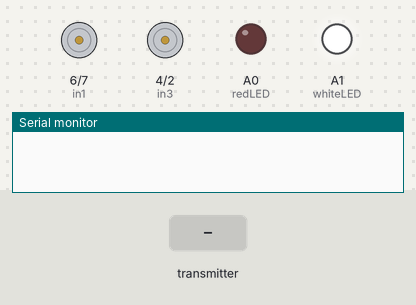
The sketch below on a simulated Arduino Uno, built with avr-gcc and run on an emulated ATmega328P. Parts: motor-driver pin pairs drawn as motors (green arrow = first pin HIGH = forward, orange = second pin HIGH = backward, longer = more drive, scaled by the enable pin), output pins drawn as LEDs (lit = HIGH), the last lines printed to the serial monitor. Inputs (shaded band) come from the test bench. No radio packets arrive unless stated.

Above: at 1.2 s.
1.3 s: the transmitter starts sending channel.0 = 0
At 2.5 s:
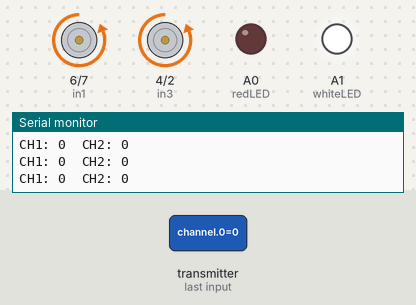
2.8 s: the transmitter starts sending channel.1 = 512
At 3.6 s:
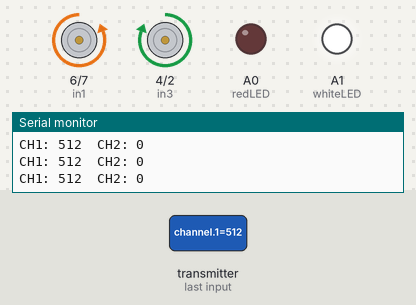
4.3 s: the transmitter starts sending channel.0 = 256
At 4.8 s:
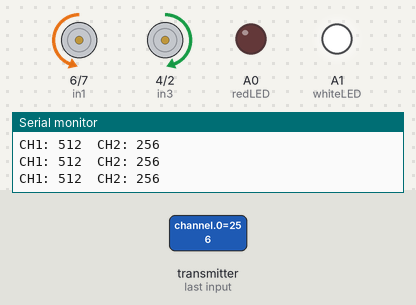
5.8 s: the transmitter starts sending channel.1 = 0
At 7.0 s:
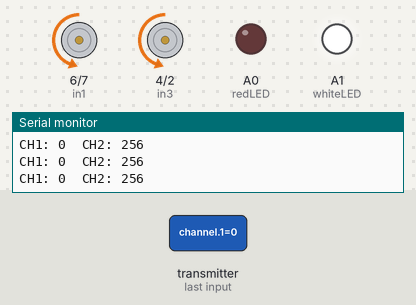
7.3 s: the transmitter starts sending channel.0 = 512
At 8.2 s:
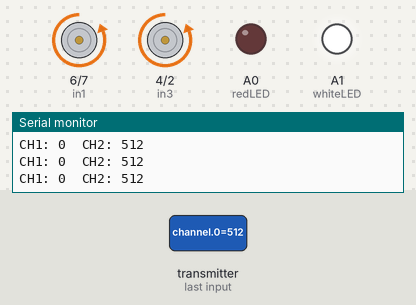
8.8 s: the transmitter starts sending channel.1 = 1023
At 9.3 s:
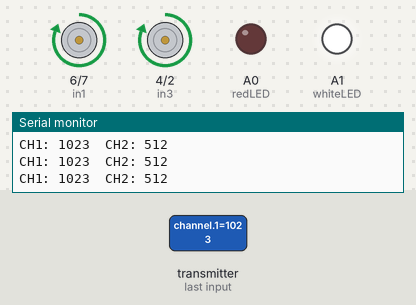
Timing chart, 0 to 11.3 s (numbered marks = the images above; inputs shaded):
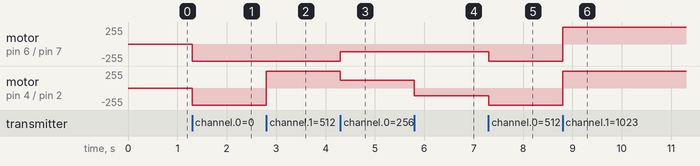

The sketch:

HAZITECH_Cybertruck_RX.ino
```cpp
#include <SPI.h>
#include <nRF24L01.h>
#include <RF24.h>

#define enA 5
#define in1 6
#define in2 7
#define in3 4
#define in4 2
#define enB 3
#define SERVO_PIN 10
#define redLED A0
#define whiteLED A1

RF24 radio(8, 9); // CE, CSN
const byte address[6] = "00001";
char receivedData[32] = "";
int CH1, CH2;
int motorSpeedA = 0;
int motorSpeedB = 0;
int channel[2];
bool txConnected = false;  // Új változó a TX kapcsolat állapotának tárolására

void setup()
{
  pinMode(enA, OUTPUT);
  pinMode(in1, OUTPUT);
  pinMode(in2, OUTPUT);
  pinMode(in3, OUTPUT);
  pinMode(in4, OUTPUT);
  pinMode(enB, OUTPUT);
  pinMode(redLED, OUTPUT);
  pinMode(whiteLED, OUTPUT);
  Serial.begin(9600);
  radio.begin();
  radio.openReadingPipe(0, address);
  radio.setPALevel(RF24_PA_MAX);
  radio.startListening();

  digitalWrite(in1, LOW);
  digitalWrite(in2, LOW);
  digitalWrite(in3, HIGH);
  digitalWrite(in4, LOW);
  digitalWrite(whiteLED, HIGH);
}

void loop()
{
  if (radio.available())
  {
    radio.read(channel, sizeof(channel));
    radio.read(&receivedData, sizeof(receivedData));
    CH2 = channel[0];
    CH1 = channel[1];

    // Ha a TX kapcsolatot érzékeli, akkor engedélyezi a vezérlőműveleteket
    txConnected = true;

    Serial.print("CH1: ");
    Serial.print(CH1);
    Serial.print("\tCH2: ");
    Serial.println(CH2);
  }
  else
  {
    // Ha nincs TX kapcsolat, letiltja a vezérlőműveleteket
    txConnected = false;

    motorSpeedA = 0;
    motorSpeedB = 0;
  }

  // Csak akkor hajtja végre a vezérlőműveleteket, ha a TX kapcsolat aktív
  if (txConnected)
  {
    if (CH2 < 470)
    {
      if (CH1 < 470)
      {
          forwardLeft();
        motorSpeedA = map(CH2, 470, 0, 0, 255);
        motorSpeedB = map(CH2, 470, 0, 0, 255);
      }
      else if (CH1 > 550)
      {
        forwardRight();
        motorSpeedA = map(CH2, 470, 0, 0, 255);
        motorSpeedB = map(CH2, 470, 0, 0, 255);
      }
      else
      {
        forward();
        motorSpeedA = map(CH2, 470, 0, 0, 255);
        motorSpeedB = map(CH2, 470, 0, 0, 255);
      }
    }
    else if (CH2 > 550)
    {
      if (CH1 < 470)
      {
        backwardLeft();
        motorSpeedA = map(CH2, 550, 1023, 0, 255);
        motorSpeedB = map(CH2, 550, 1023, 0, 255);
      }
      else if (CH1 > 550)
      {
        backwardRight();
        motorSpeedA = map(CH2, 550, 1023, 0, 255);
        motorSpeedB = map(CH2, 550, 1023, 0, 255);
      }
      else
      {
        backward();
        motorSpeedA = map(CH2, 550, 1023, 0, 255);
        motorSpeedB = map(CH2, 550, 1023, 0, 255);
      }
    }
    else if (CH1 < 470)
    {
      left();
      motorSpeedA = map(CH1, 470, 0, 0, 255);
      motorSpeedB = map(CH1, 470, 0, 0, 255);
    }
    else if (CH1 > 550)
    {
      right();
      motorSpeedA = map(CH1, 550, 1023, 0, 255);
      motorSpeedB = map(CH1, 550, 1023, 0, 255);
    }
    else
    {
      motorSpeedA = 0;
      motorSpeedB = 0;
      digitalWrite(redLED, LOW);
    }

    analogWrite(enA, motorSpeedA);
    analogWrite(enB, motorSpeedB);
  }
}
void backward() {
  digitalWrite(in1, HIGH);
  digitalWrite(in2, LOW);
  digitalWrite(in3, LOW);
  digitalWrite(in4, HIGH);
  backwardLamp(); // Hátrafelé mozgásnál világít a lámpa
}

void backwardLeft() {
  digitalWrite(in1, HIGH);
  digitalWrite(in2, LOW);
  digitalWrite(in3, HIGH);
  digitalWrite(in4, LOW);
  backwardLamp(); // Hátrafelé mozgásnál világít a lámpa
}

void backwardRight() {
  digitalWrite(in1, LOW);
  digitalWrite(in2, HIGH);
  digitalWrite(in3, LOW);
  digitalWrite(in4, HIGH);
  backwardLamp(); // Hátrafelé mozgásnál világít a lámpa
}

void forward() {
  digitalWrite(in1, LOW);
  digitalWrite(in2, HIGH);
  digitalWrite(in3, HIGH);
  digitalWrite(in4, LOW);
  digitalWrite(redLED, LOW); // Kikapcsolja a hátlámpát
}

void forwardLeft() {
  digitalWrite(in1, LOW);
  digitalWrite(in2, HIGH);
  digitalWrite(in3, LOW);
  digitalWrite(in4, HIGH);
  digitalWrite(redLED, LOW); // Kikapcsolja a hátlámpát
}

void forwardRight() {
  digitalWrite(in1, HIGH);
  digitalWrite(in2, LOW);
  digitalWrite(in3, HIGH);
  digitalWrite(in4, LOW);
  digitalWrite(redLED, LOW); // Kikapcsolja a hátlámpát
}

void left() {
  digitalWrite(in1, LOW);
  digitalWrite(in2, HIGH);
  digitalWrite(in3, LOW);
  digitalWrite(in4, HIGH);
  digitalWrite(redLED, LOW); // Kikapcsolja a hátlámpát
}

void right() {
  digitalWrite(in1, HIGH);
  digitalWrite(in2, LOW);
  digitalWrite(in3, HIGH);
  digitalWrite(in4, LOW);
  digitalWrite(redLED, LOW); // Kikapcsolja a hátlámpát
}

void backwardLamp() {
  digitalWrite(redLED, HIGH);
}
```

Measured:
- after the input at 1.3 s, motor on pin 6 (in1) / pin 7 (in2), motor on pin 4 (in3) / pin 2 (in4): stopped → backward 255/255 at once
- after the input at 2.8 s, motor on pin 4 (in3) / pin 2 (in4): backward 255/255 → forward 255/255 at once
- after the input at 4.3 s, motor on pin 6 (in1) / pin 7 (in2): backward 255/255 → backward 116/255 at once; motor on pin 4 (in3) / pin 2 (in4): forward 255/255 → forward 116/255 at once
- after the input at 5.8 s, motor on pin 4 (in3) / pin 2 (in4): forward 116/255 → backward 116/255 at once
- after the input at 7.3 s, motor on pin 6 (in1) / pin 7 (in2), motor on pin 4 (in3) / pin 2 (in4): backward 116/255 → backward 255/255 at once
- after the input at 8.8 s, motor on pin 6 (in1) / pin 7 (in2), motor on pin 4 (in3) / pin 2 (in4): backward 255/255 → forward 255/255 at once
